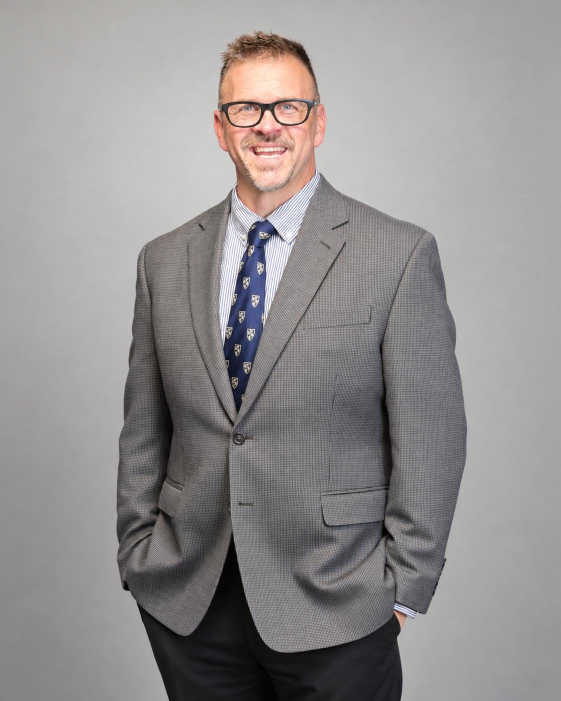
#> input picture book-tools/author/author-gray.jpg, 1122 x 1402 px (shown at 1/2 size)
$ python make-author-circle.py
#> lines starting #> are read from the running program, lines starting #| are printed output that depends on the picture
"""Square, circle-ready crop of author-gray.jpg for the back covers -> author-circle.jpg (copy it into a book's cover/assets/). Face centred, a little space above the hair, cut at the upper chest (Michael, 2026-11-14).
The photo has little background above the head, so the top is extended with the backdrop's own grey.

  python make-author-circle.py
"""
from pathlib import Path
import shutil
import numpy as np
from PIL import Image, ImageFilter

HERE = Path(__file__).resolve().parent
SRC = HERE / 'author-gray.jpg'
CX, CY, R = 545, 262, 292          # circle in source pixels (photo is 1122 x 1402; hair top ~66, chin ~375)
OUT_PX = 700

im = np.asarray(Image.open(SRC).convert('RGB')).astype(np.float32)
pad = max(0, R - CY + 4)
if pad:  # extend the backdrop upward: repeat the top rows' grey, softened so no edge shows
    top = Image.fromarray(im[:12].mean(0, keepdims=True).repeat(pad, 0).clip(0, 255).astype(np.uint8))
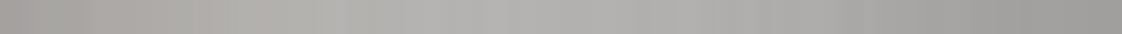
#> top: PIL image 1122x34 RGB; mean R, G, B 173.2, 171.6, 169.2
    top = np.asarray(top.filter(ImageFilter.GaussianBlur(3))).astype(np.float32)
    im = np.concatenate([top, im], 0)
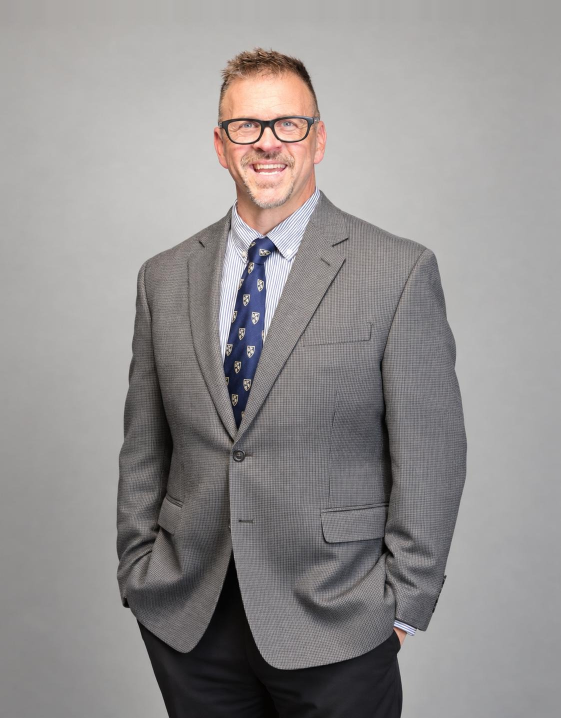
#> im: shape (1436, 1122, 3) float32 (shown at 1/2 size); mean R, G, B 147.9, 144.8, 144.3
cy = CY + pad
crop = im[cy - R:cy + R, CX - R:CX + R]
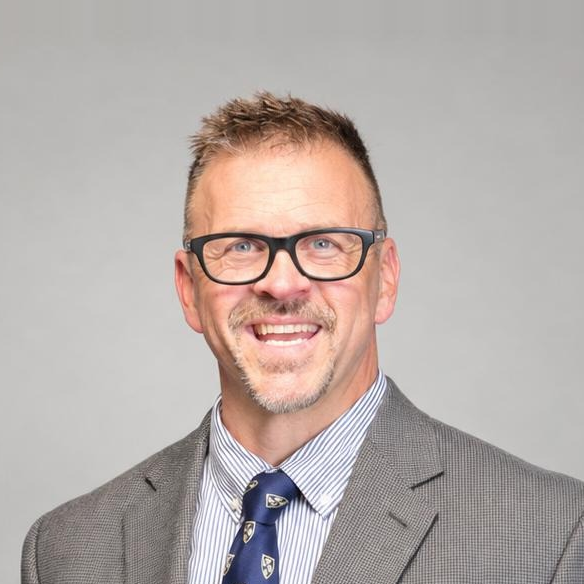
#> crop: shape (584, 584, 3) float32; mean R, G, B 182.5, 172.7, 168.8
out = Image.fromarray(crop.clip(0, 255).astype(np.uint8)).resize((OUT_PX, OUT_PX), Image.LANCZOS)
out.save(HERE / 'author-circle.jpg', quality=92, subsampling=0)
print(f'author-circle.jpg {OUT_PX}px (top extended {pad}px)')
